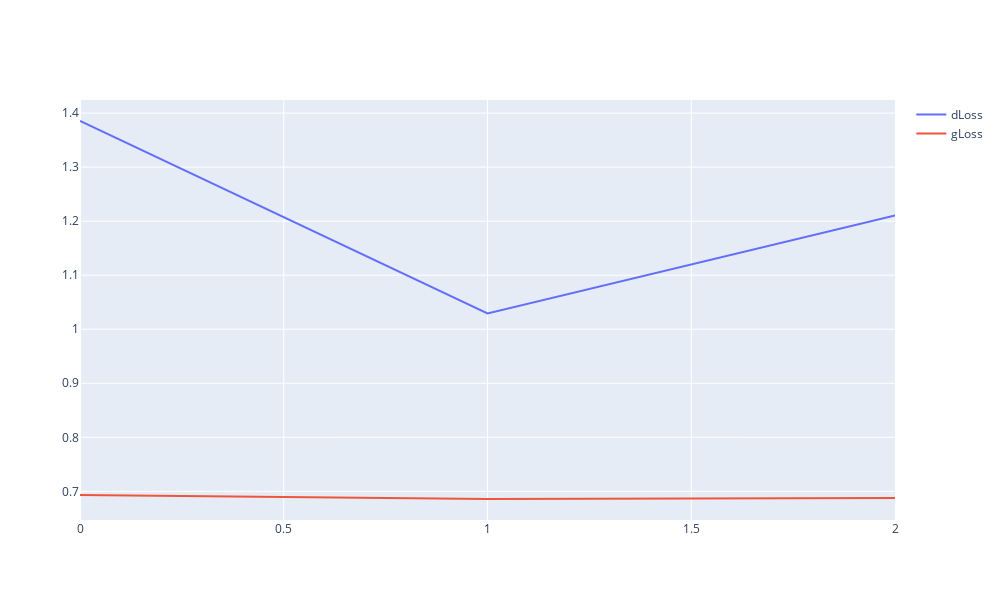

Write notebook code for a chart like this one.
### Code cell
fig2 = go.Figure()

fig2.add_trace(go.Scatter(y=dLoss, mode="lines", showlegend=True, name='dLoss'))
fig2.add_trace(go.Scatter(y=gLoss, mode="lines", showlegend=True, name='gLoss'))
#fig2.add_trace(go.Scatter(y=acc, mode="lines", showlegend=True, name='acc'))
fig2.update_layout(width=1000, height=600)

fig2.show()

### Figure 1 — Plotly figure (JSON) as saved in the notebook; plotly's stock layout.template omitted (floating-point values rounded to 4 significant figures)
{"data": [{"mode": "lines", "name": "dLoss", "showlegend": true, "type": "scatter", "y": [1.385, 1.029, 1.21]}, {"mode": "lines", "name": "gLoss", "showlegend": true, "type": "scatter", "y": [0.6931, 0.6858, 0.6878]}], "layout": {"height": 600, "width": 1000}}
